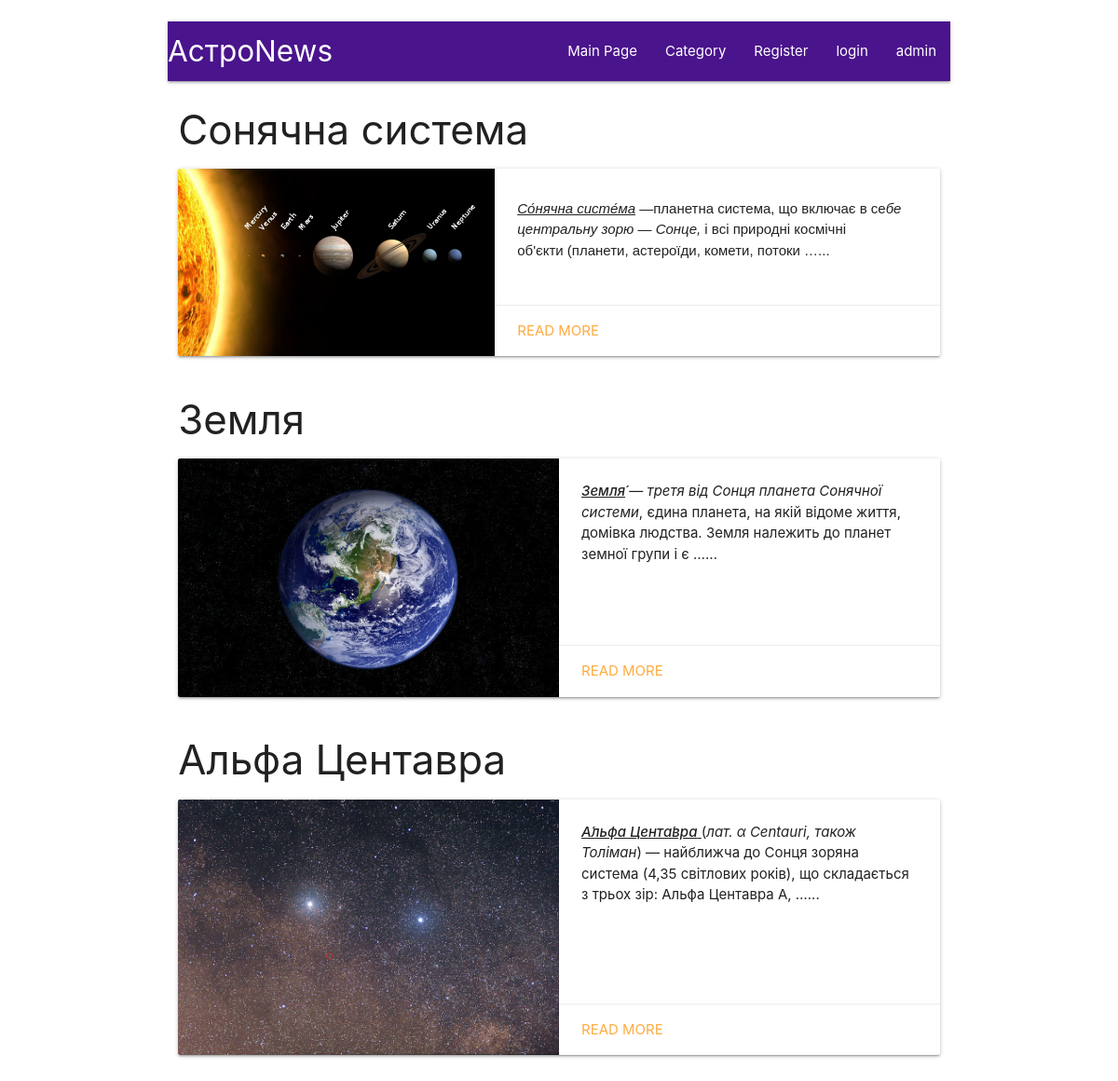
The page / on the database its author committed.
### mainapp/models.py (models this page shows, shortened)
class Blog_news(models.Model):
	title = models.CharField(max_length=200, null=False)
	text = models.TextField(null=False)
	date = models.DateTimeField(auto_now=True, null=False)
	publieshed_date = models.DateTimeField('date publieshed', null=True, blank=True)
	image = models.ImageField(upload_to='img/', blank=True, null=True)
	urls_slung = models.CharField(max_length=30, null=False, default="new_news")

### mainapp/views.py (the view)
# urls.py: path('', views.show_home_page, name='home'),
def show_home_page(request):
	return render(request, 'mainapp/home.html',
					{'News': Blog_news.objects.all().order_by("-id")[:3]})

### mainapp/templates/mainapp/home.html (shortened to what this page needs)
{% extends "mainapp/head.html"%}
{% block content %}
<div class='row'>
  {% for n in News%}
  <div class="col s12 m7 l12">
    <div class="card-title" height="10">
      <h3 class="header">{{ n.title }}</h3>
    </div>
    <div class="card horizontal" height="200">
      <div class="card-image">
        {% if n.image%}
          <img src="{{n.image.url}}">
        {%endif%}
      </div>
      <div class="card-stacked">
        <div class="card-content">
          <p>{{ n.text|safe|truncatewords:26}}...</p>
        </div>
        <div class="card-action">
          <a href="/{{n.urls_slung}}">Read more</a>
        </div>
      </div>
      </div>
  </div>
  {% endfor %}
</div>
{%endblock%}

### rows shown on the page
Blog_news: title "Сонячна система", image (picture), text "Со́нячна систе́ма —планетна система, що включає в се бе центральну зорю — Сонце, і всі природні космічні об'єкти (планети, астероїди, комети, потоки …"
Blog_news: title "Земля", image (picture), text "Земля́ — третя від Сонця планета Сонячної системи , єдина планета, на якій відоме життя, домівка людства. Земля належить до планет земної групи і є …"
Blog_news: title "Альфа Центавра", image (picture), text "А́льфа Цента́вра ( лат. α Centauri, також Толіман ) — найближча до Сонця зоряна система (4,35 світлових років), що складається з трьох зір: Альфа Центавра A, …"
